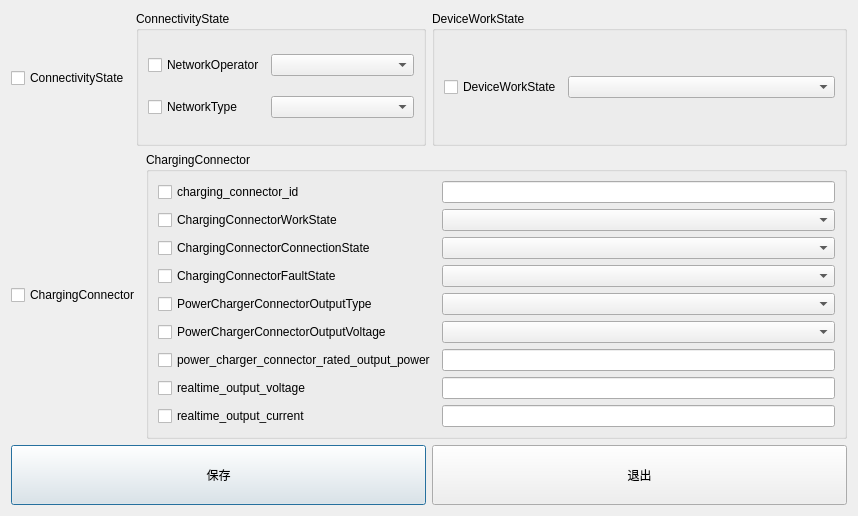
<?xml version="1.0" encoding="UTF-8"?>
<ui version="4.0">
 <class>RealtimeInfoDialog</class>
 <widget class="QDialog" name="RealtimeInfoDialog">
  <property name="geometry">
   <rect>
    <x>0</x>
    <y>0</y>
    <width>858</width>
    <height>516</height>
   </rect>
  </property>
  <property name="windowTitle">
   <string>Dialog</string>
  </property>
  <layout class="QGridLayout" name="gridLayout_5">
   <item row="0" column="0">
    <layout class="QHBoxLayout" name="horizontalLayout_2">
     <item>
      <widget class="QCheckBox" name="checkBox_ConnectivityState">
       <property name="sizePolicy">
        <sizepolicy hsizetype="Fixed" vsizetype="Fixed">
         <horstretch>0</horstretch>
         <verstretch>0</verstretch>
        </sizepolicy>
       </property>
       <property name="text">
        <string>ConnectivityState</string>
       </property>
      </widget>
     </item>
     <item>
      <widget class="QGroupBox" name="groupBox">
       <property name="title">
        <string>ConnectivityState</string>
       </property>
       <layout class="QGridLayout" name="gridLayout">
        <item row="0" column="0">
         <widget class="QCheckBox" name="checkBox_NetworkOperator">
          <property name="sizePolicy">
           <sizepolicy hsizetype="Fixed" vsizetype="Fixed">
            <horstretch>0</horstretch>
            <verstretch>0</verstretch>
           </sizepolicy>
          </property>
          <property name="text">
           <string>NetworkOperator</string>
          </property>
         </widget>
        </item>
        <item row="0" column="1">
         <widget class="QComboBox" name="comboBox_NetworkOperator"/>
        </item>
        <item row="1" column="0">
         <widget class="QCheckBox" name="checkBox_NetworkType">
          <property name="sizePolicy">
           <sizepolicy hsizetype="Fixed" vsizetype="Fixed">
            <horstretch>0</horstretch>
            <verstretch>0</verstretch>
           </sizepolicy>
          </property>
          <property name="text">
           <string>NetworkType</string>
          </property>
         </widget>
        </item>
        <item row="1" column="1">
         <widget class="QComboBox" name="comboBox_NetworkType"/>
        </item>
       </layout>
      </widget>
     </item>
    </layout>
   </item>
   <item row="0" column="1">
    <layout class="QHBoxLayout" name="horizontalLayout_3">
     <item>
      <widget class="QGroupBox" name="groupBox_2">
       <property name="title">
        <string>DeviceWorkState</string>
       </property>
       <layout class="QGridLayout" name="gridLayout_2">
        <item row="0" column="1">
         <widget class="QComboBox" name="comboBox_DeviceWorkState"/>
        </item>
        <item row="0" column="0">
         <widget class="QCheckBox" name="checkBox_DeviceWorkState">
          <property name="sizePolicy">
           <sizepolicy hsizetype="Fixed" vsizetype="Fixed">
            <horstretch>0</horstretch>
            <verstretch>0</verstretch>
           </sizepolicy>
          </property>
          <property name="text">
           <string>DeviceWorkState</string>
          </property>
         </widget>
        </item>
       </layout>
      </widget>
     </item>
    </layout>
   </item>
   <item row="1" column="0" colspan="2">
    <layout class="QHBoxLayout" name="horizontalLayout">
     <item>
      <widget class="QCheckBox" name="checkBox_ChargingConnector">
       <property name="sizePolicy">
        <sizepolicy hsizetype="Fixed" vsizetype="Fixed">
         <horstretch>0</horstretch>
         <verstretch>0</verstretch>
        </sizepolicy>
       </property>
       <property name="text">
        <string>ChargingConnector</string>
       </property>
      </widget>
     </item>
     <item>
      <widget class="QGroupBox" name="groupBox_3">
       <property name="title">
        <string>ChargingConnector</string>
       </property>
       <layout class="QGridLayout" name="gridLayout_4">
        <item row="0" column="0">
         <layout class="QGridLayout" name="gridLayout_3">
          <item row="0" column="0">
           <widget class="QCheckBox" name="checkBox_charging_connector_id">
            <property name="text">
             <string>charging_connector_id</string>
            </property>
           </widget>
          </item>
          <item row="6" column="0">
           <widget class="QCheckBox" name="checkBox_power_charger_connector_rated_output_power">
            <property name="text">
             <string>power_charger_connector_rated_output_power</string>
            </property>
           </widget>
          </item>
          <item row="7" column="0">
           <widget class="QCheckBox" name="checkBox_realtime_output_voltage">
            <property name="text">
             <string>realtime_output_voltage</string>
            </property>
           </widget>
          </item>
          <item row="1" column="1">
           <widget class="QComboBox" name="comboBox_ChargingConnectorWorkState"/>
          </item>
          <item row="5" column="0">
           <widget class="QCheckBox" name="checkBox_PowerChargerConnectorOutputVoltage">
            <property name="text">
             <string>PowerChargerConnectorOutputVoltage</string>
            </property>
           </widget>
          </item>
          <item row="8" column="0">
           <widget class="QCheckBox" name="checkBox_realtime_output_current">
            <property name="text">
             <string>realtime_output_current</string>
            </property>
           </widget>
          </item>
          <item row="2" column="1">
           <widget class="QComboBox" name="comboBox_ChargingConnectorConnectionState"/>
          </item>
          <item row="6" column="1">
           <widget class="QLineEdit" name="lineEdit_power_charger_connector_rated_output_power"/>
          </item>
          <item row="3" column="0">
           <widget class="QCheckBox" name="checkBox_ChargingConnectorFaultState">
            <property name="text">
             <string>ChargingConnectorFaultState</string>
            </property>
           </widget>
          </item>
          <item row="3" column="1">
           <widget class="QComboBox" name="comboBox_ChargingConnectorFaultState"/>
          </item>
          <item row="1" column="0">
           <widget class="QCheckBox" name="checkBox_ChargingConnectorWorkState">
            <property name="text">
             <string>ChargingConnectorWorkState</string>
            </property>
           </widget>
          </item>
          <item row="8" column="1">
           <widget class="QLineEdit" name="lineEdit_realtime_output_current"/>
          </item>
          <item row="5" column="1">
           <widget class="QComboBox" name="comboBox_PowerChargerConnectorOutputVoltage"/>
          </item>
          <item row="0" column="1">
           <widget class="QLineEdit" name="lineEdit_charging_connector_id"/>
          </item>
          <item row="4" column="0">
           <widget class="QCheckBox" name="checkBox_PowerChargerConnectorOutputType">
            <property name="text">
             <string>PowerChargerConnectorOutputType</string>
            </property>
           </widget>
          </item>
          <item row="4" column="1">
           <widget class="QComboBox" name="comboBox_PowerChargerConnectorOutputType"/>
          </item>
          <item row="7" column="1">
           <widget class="QLineEdit" name="lineEdit_realtime_output_voltage"/>
          </item>
          <item row="2" column="0">
           <widget class="QCheckBox" name="checkBox_ChargingConnectorConnectionState">
            <property name="text">
             <string>ChargingConnectorConnectionState</string>
            </property>
           </widget>
          </item>
         </layout>
        </item>
       </layout>
      </widget>
     </item>
    </layout>
   </item>
   <item row="2" column="0">
    <widget class="QPushButton" name="pushButton_save">
     <property name="minimumSize">
      <size>
       <width>0</width>
       <height>60</height>
      </size>
     </property>
     <property name="text">
      <string>保存</string>
     </property>
    </widget>
   </item>
   <item row="2" column="1">
    <widget class="QPushButton" name="pushButton_quit">
     <property name="sizePolicy">
      <sizepolicy hsizetype="Minimum" vsizetype="Fixed">
       <horstretch>0</horstretch>
       <verstretch>0</verstretch>
      </sizepolicy>
     </property>
     <property name="minimumSize">
      <size>
       <width>0</width>
       <height>60</height>
      </size>
     </property>
     <property name="text">
      <string>退出</string>
     </property>
    </widget>
   </item>
  </layout>
 </widget>
 <resources/>
 <connections/>
</ui>
